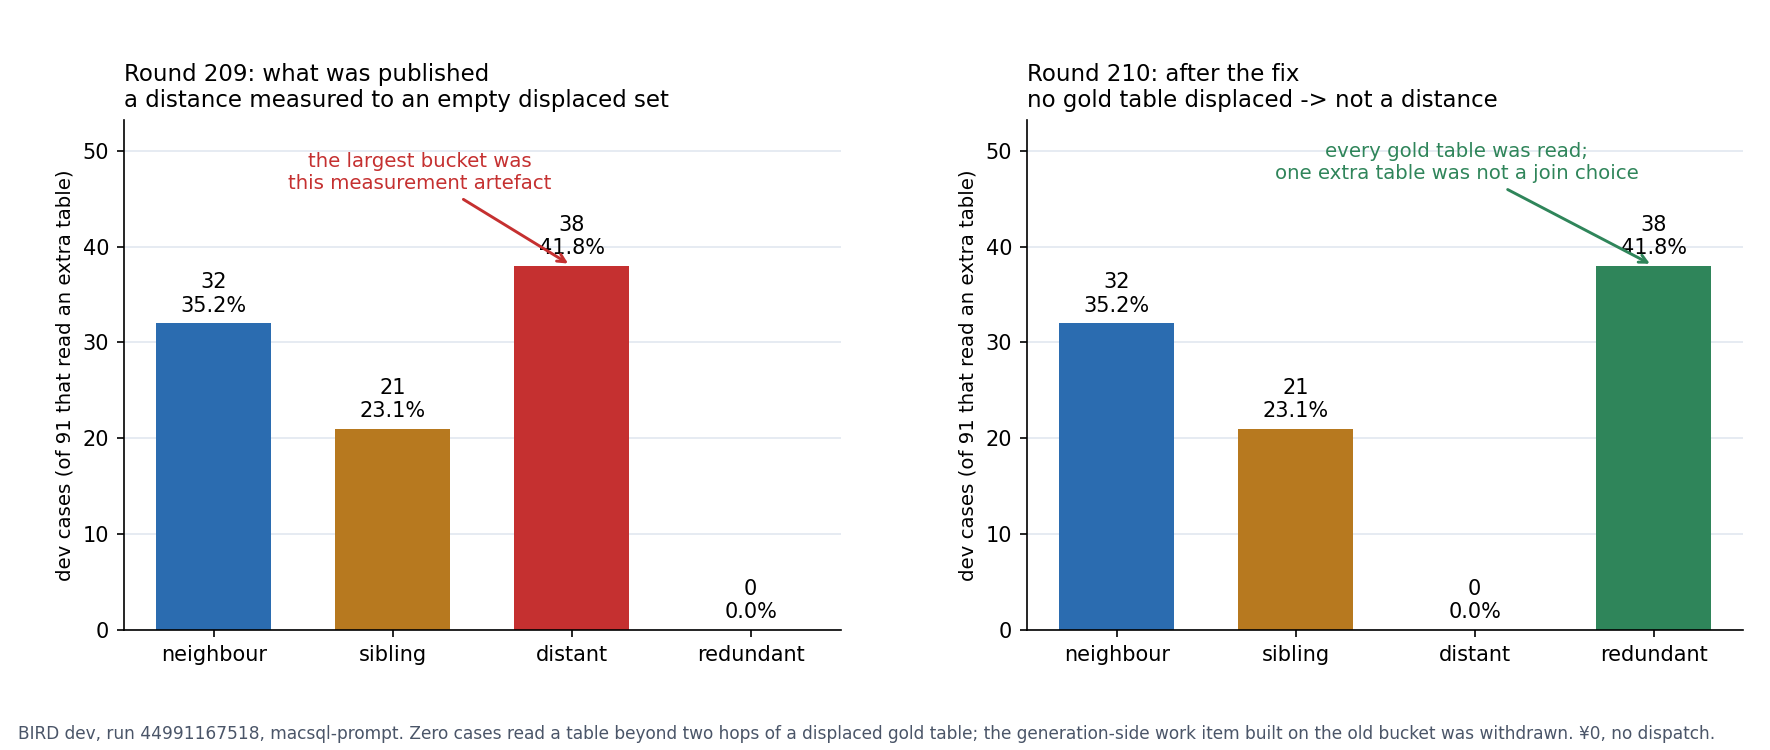

The Python source for this figure:
"""Round 210: the bucket that was a measurement bug, and the correction.

Left: what round 209 published — 41.8% of statements that read an extra table were said to read one
two joins away from the gold. Right: the corrected reading, taken after `swapOf` stopped measuring a
distance to an empty displaced set. The 38 cases did not displace a gold table at all: they read
every gold table and one more.

Numbers: `pnpm bench:bird:choice --artifact eval/out/bird-eval-dev-44991167518.json`, dev run
44991167518, macsql-prompt, 522 wrong of 1,532, 91 cases read an extra table.
"""
import json
from pathlib import Path

import matplotlib

matplotlib.use("Agg")
import matplotlib.pyplot as plt

OUT = json.loads(Path("/workspace/nl2charts/eval/out/choice-macsql-prompt-dev.json").read_text())
kinds = OUT["kinds"]
n = OUT["casesWithExtra"]

LABELS = ["neighbour", "sibling", "distant", "redundant"]
OLD = [32, 21, 38, 0]
NEW = [kinds[k] for k in LABELS]
COLOURS = ["#2b6cb0", "#b7791f", "#c53030", "#2f855a"]

fig, (left, right) = plt.subplots(1, 2, figsize=(11.8, 5.0), gridspec_kw={"width_ratios": [1, 1]})

for ax, values, title, subtitle in [
    (left, OLD, "Round 209: what was published", "a distance measured to an empty displaced set"),
    (right, NEW, "Round 210: after the fix", "no gold table displaced -> not a distance"),
]:
    bars = ax.bar(range(len(LABELS)), values, color=COLOURS, width=0.64)
    for bar, v in zip(bars, values):
        ax.text(
            bar.get_x() + bar.get_width() / 2,
            bar.get_height() + 0.8,
            f"{v}\n{v / n * 100:.1f}%",
            ha="center", va="bottom", fontsize=10,
        )
    ax.set_xticks(range(len(LABELS)))
    ax.set_xticklabels(LABELS, fontsize=10)
    ax.set_ylim(0, max(max(OLD), max(NEW)) * 1.4)
    ax.set_ylabel(f"dev cases (of {n} that read an extra table)", fontsize=9.5)
    ax.set_title(f"{title}\n{subtitle}", fontsize=11, loc="left")
    ax.spines["top"].set_visible(False)
    ax.spines["right"].set_visible(False)
    ax.grid(axis="y", color="#e2e8f0", linewidth=0.8)
    ax.set_axisbelow(True)

left.annotate(
    "the largest bucket was\nthis measurement artefact",
    xy=(2, 38), xytext=(1.15, 46),
    fontsize=9.5, color="#c53030", ha="center",
    arrowprops=dict(arrowstyle="->", color="#c53030", lw=1.4),
)
right.annotate(
    "every gold table was read;\none extra table was not a join choice",
    xy=(3, 38), xytext=(1.9, 47),
    fontsize=9.5, color="#2f855a", ha="center",
    arrowprops=dict(arrowstyle="->", color="#2f855a", lw=1.4),
)

fig.text(
    0.01, 0.015,
    "BIRD dev, run 44991167518, macsql-prompt. Zero cases read a table beyond two hops of a displaced "
    "gold table; the generation-side work item built on the old bucket was withdrawn. ¥0, no dispatch.",
    fontsize=8.2, color="#4a5568",
)
fig.subplots_adjust(left=0.07, right=0.985, top=0.84, bottom=0.16, wspace=0.26)
fig.savefig("/workspace/charts/r210_redundant.png", dpi=150)
print("wrote r210_redundant.png")
